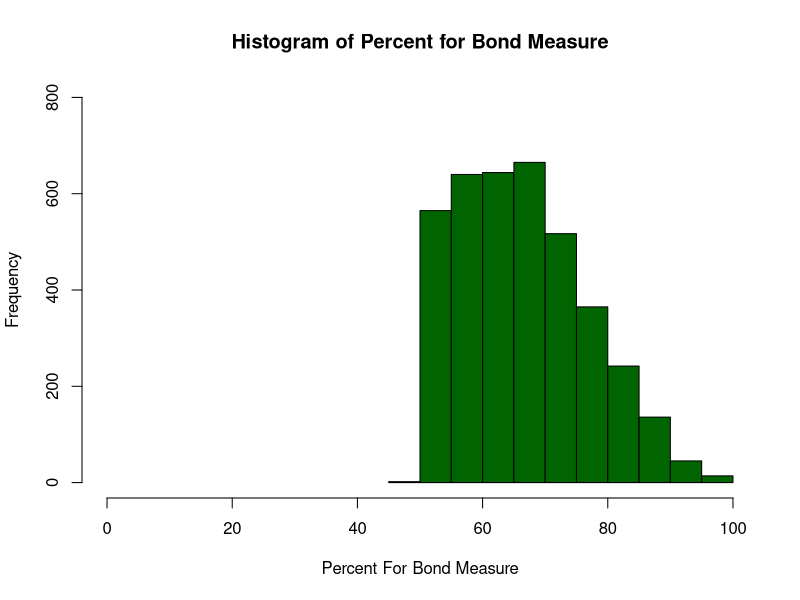
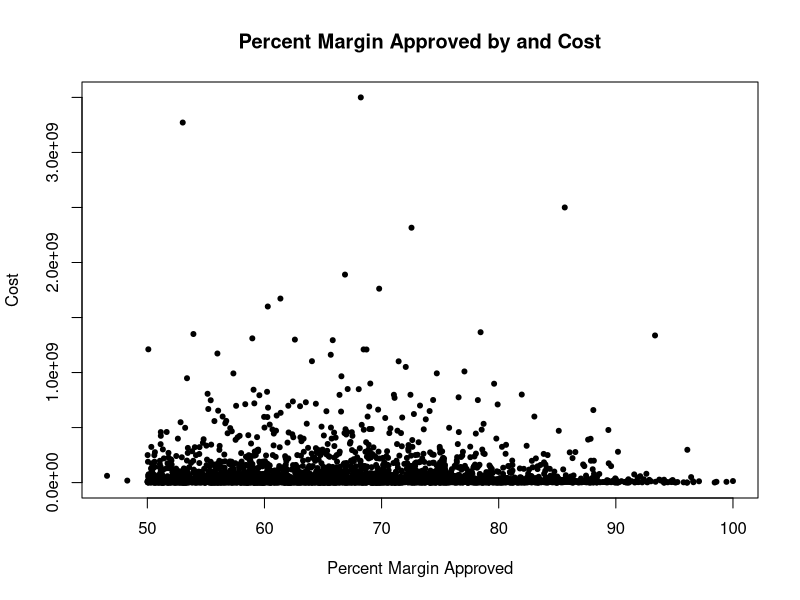

Here is the R script that generated these plots, in order:
#import dataset
BondSet <- read.csv("Homework1_Bonds.csv")

##How many of these bonds were approved by voters, and how many were defeated? 
table(BondSet$Result)
#This function shows us the observations for the Result variable. 6761 were approved and 1508 were defeated.



##Calculate a new variable in the dataframe called “Votes_Total” that is the sum of the votes “for” and “against” the bond measure.  
BondSet$Votes_Total = BondSet$Votes_For + BondSet$Votes_Against
#This code just creates the new votes variable and sets the obs of the var as the sum of two pre-existing variables.

##Are there any differences in the rates of approved bonds across the four different government types?
approvedvars <- BondSet[BondSet$Result == 'Carried',]
prop.table(table(BondSet$Gov_Type,BondSet$Result),1)
#Here I subset the vars that approved bonds for future use
#I used a prop table, and calculated the row% with the ,1 to see rates of govt types.




##Create a subset of this dataset that contains the bond measures that were approved and had at least 10 total votes.  
EnoughTurnouts <- approvedvars[approvedvars$Votes_Total >= 10,]
#Here I had to be a little sneaky so I could just reuse our existing subset with approved bonds
# then applied the >=10 condition to get the required turnout

##Next, create a variable that gives the percentage of total votes that were for the bond measure.  
EnoughTurnouts$forpercent <- (EnoughTurnouts$Votes_For / EnoughTurnouts$Votes_Total)*100
##Finally, make a graph of the distribution of your new variable for your subset of bond measures 
hist(EnoughTurnouts$forpercent,main='Histogram of Percent for Bond Measure',xlab='Percent For Bond Measure',col='darkgreen',xlim=c(0,100),ylim=c(0,800))
mean(EnoughTurnouts$forpercent)
median(EnoughTurnouts$forpercent)
#Created a basic frequency histogram here, and adjusted the Y Limit. The X limit was intuitive as percent cannot go over 100%.


##Is the margin a bond was approved by related to its cost? 
##Use your subset from #3 to create a graph to display this relationship and calculate the appropriate descriptive statistic.

plot(EnoughTurnouts$forpercent,EnoughTurnouts$Amount,main='Percent Margin Approved by and Cost',xlab='Percent Margin Approved',ylab='Cost',pch=20)
cor(EnoughTurnouts$forpercent,EnoughTurnouts$Amount) #This calculates our correlation statistic


print(":)")


